Frame 1 (no input): blank canvas, image omitted
Frame 60 (no input): blank canvas, image omitted
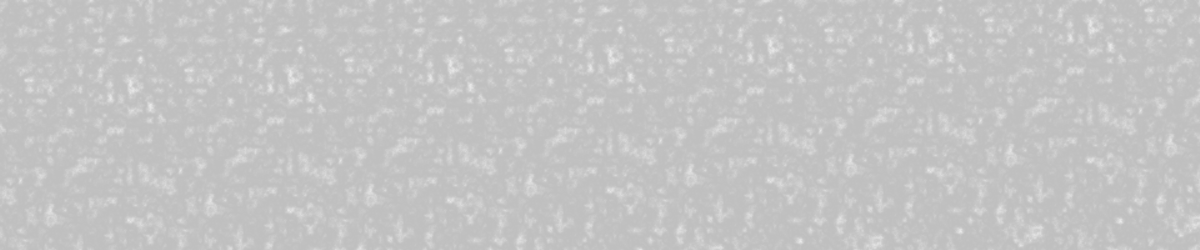
Frame 120 (the mouse pressed at the canvas centre since frame 60)

The p5.js sketch whose frames 1 and 60 were blank and that drew this single picture after the mouse press (run headless with seeded random() and noise() and a simulated clock; from frame 60 on, the mouse is pressed at the canvas centre):

// p5.js sketch
// ── sketch.js
var offs;
var increment;

function setup() {
    createCanvas(windowWidth,250);
    background(255);
    offs = createVector(0.0, 0.0);  //offsets along x and y axis
    increment = 0.1;
}

function draw() {
    
    if(mouseIsPressed){
        loadPixels();
        //for every x, y coordinate, calculate noise and produce a brightness value
        for(var x = 0; x < width; x++) {    

            offs.y = 0;             //For every xoff, start yoff at 0

            for(var y = 0; y < height; y++) {

                var index = (x+y*width)*4;

                //Calculate noise and scale by 255
                var bright = map(noise(offs.x, offs.y),0,1,0,255);

                //set each pixel onscreen to a grayscale value
                pixels[index + 0] = bright;
                pixels[index + 1] = bright;
                pixels[index + 2] = bright;
                pixels[index + 3] = bright;

                offs.y += increment;  //increment yoff
            }
            offs.x += increment;    //increment xoff
        }

        updatePixels();
    }
}
